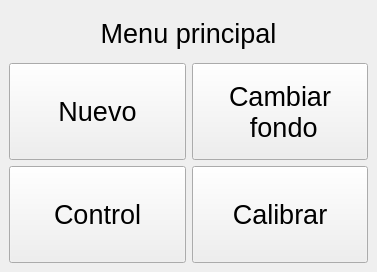
<?xml version="1.0" encoding="UTF-8"?>
<ui version="4.0">
 <class>MainWindow</class>
 <widget class="QMainWindow" name="MainWindow">
  <property name="geometry">
   <rect>
    <x>0</x>
    <y>0</y>
    <width>377</width>
    <height>272</height>
   </rect>
  </property>
  <property name="font">
   <font>
    <pointsize>20</pointsize>
   </font>
  </property>
  <property name="windowTitle">
   <string>Ventana principal</string>
  </property>
  <property name="windowIcon">
   <iconset theme="QIcon::ThemeIcon::GoHome"/>
  </property>
  <widget class="QWidget" name="centralwidget">
   <layout class="QGridLayout" name="gridLayout" rowstretch="1,2,2" columnstretch="1,1">
    <item row="0" column="0" colspan="2">
     <widget class="QLabel" name="label">
      <property name="text">
       <string>Menu principal</string>
      </property>
      <property name="alignment">
       <set>Qt::AlignmentFlag::AlignCenter</set>
      </property>
     </widget>
    </item>
    <item row="1" column="0">
     <widget class="QPushButton" name="btnNuevo">
      <property name="sizePolicy">
       <sizepolicy hsizetype="Minimum" vsizetype="Expanding">
        <horstretch>0</horstretch>
        <verstretch>0</verstretch>
       </sizepolicy>
      </property>
      <property name="text">
       <string>Nuevo</string>
      </property>
     </widget>
    </item>
    <item row="1" column="1">
     <widget class="QPushButton" name="btnCambiarFondo">
      <property name="sizePolicy">
       <sizepolicy hsizetype="Minimum" vsizetype="Expanding">
        <horstretch>0</horstretch>
        <verstretch>0</verstretch>
       </sizepolicy>
      </property>
      <property name="text">
       <string>Cambiar 
 fondo</string>
      </property>
     </widget>
    </item>
    <item row="2" column="0">
     <widget class="QPushButton" name="btnControl">
      <property name="sizePolicy">
       <sizepolicy hsizetype="Minimum" vsizetype="Expanding">
        <horstretch>0</horstretch>
        <verstretch>0</verstretch>
       </sizepolicy>
      </property>
      <property name="text">
       <string>Control</string>
      </property>
     </widget>
    </item>
    <item row="2" column="1">
     <widget class="QPushButton" name="btnCalibrar">
      <property name="sizePolicy">
       <sizepolicy hsizetype="Minimum" vsizetype="Expanding">
        <horstretch>0</horstretch>
        <verstretch>0</verstretch>
       </sizepolicy>
      </property>
      <property name="text">
       <string>Calibrar</string>
      </property>
     </widget>
    </item>
   </layout>
  </widget>
 </widget>
 <resources/>
 <connections/>
</ui>
